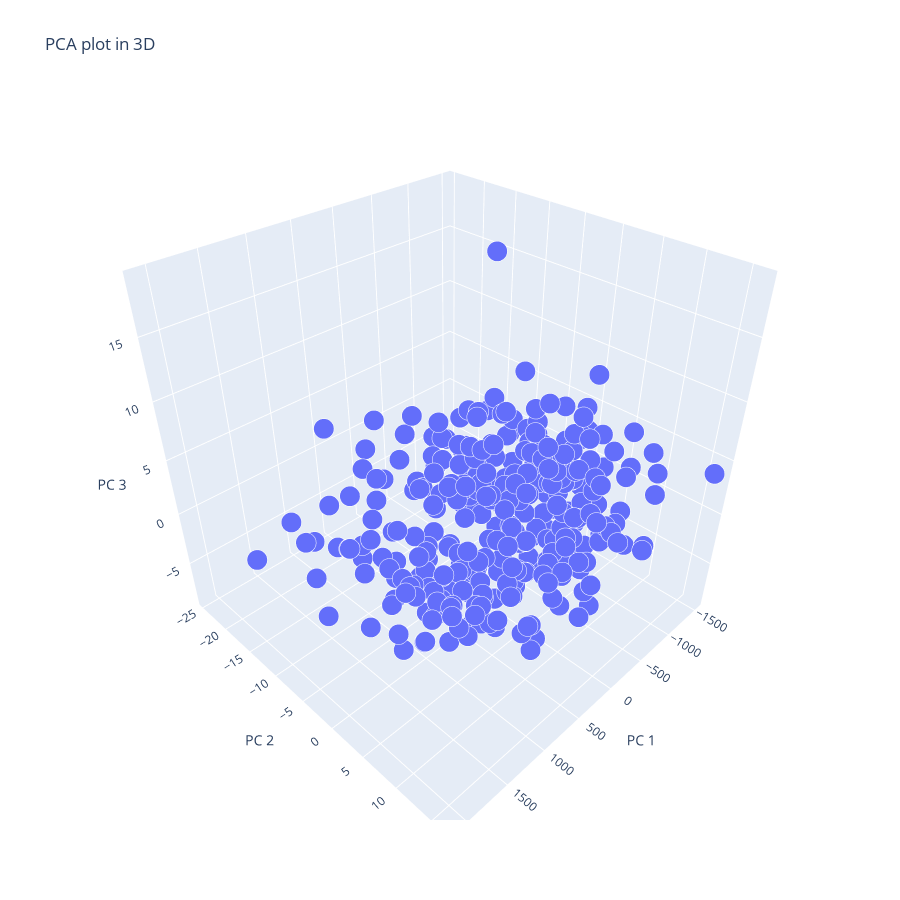

Notebook source saved alongside this figure:
### Code cell
PCAplot3D(X)

### Figure 1 — Plotly figure (JSON) as saved in the notebook; plotly's stock layout.template omitted (floating-point values rounded to 4 significant figures; data arrays with more than 128 entries replaced by an {"elided": "..."} marker saying what was removed)
{"data": [{"hovertemplate": "PC 1=%{x}<br>PC 2=%{y}<br>PC 3=%{z}<br>size=%{marker.size}<extra></extra>", "legendgroup": "", "marker": {"color": "#636efa", "opacity": 1, "size": {"elided": "333 float values"}, "sizemode": "area", "sizeref": 0.00025, "symbol": "circle"}, "mode": "markers", "name": "", "scene": "scene", "showlegend": false, "type": "scatter3d", "x": {"elided": "333 float values"}, "y": {"elided": "333 float values"}, "z": {"elided": "333 float values"}}], "layout": {"height": 900, "legend": {"itemsizing": "constant", "tracegroupgap": 0}, "scene": {"aspectmode": "auto", "aspectratio": {"x": 1, "y": 1, "z": 1}, "domain": {"x": [0, 1], "y": [0, 1]}, "xaxis": {"title": {"text": "PC 1"}, "type": "linear"}, "yaxis": {"title": {"text": "PC 2"}, "type": "linear"}, "zaxis": {"title": {"text": "PC 3"}, "type": "linear"}}, "title": {"text": "PCA plot in 3D"}, "width": 900}}
